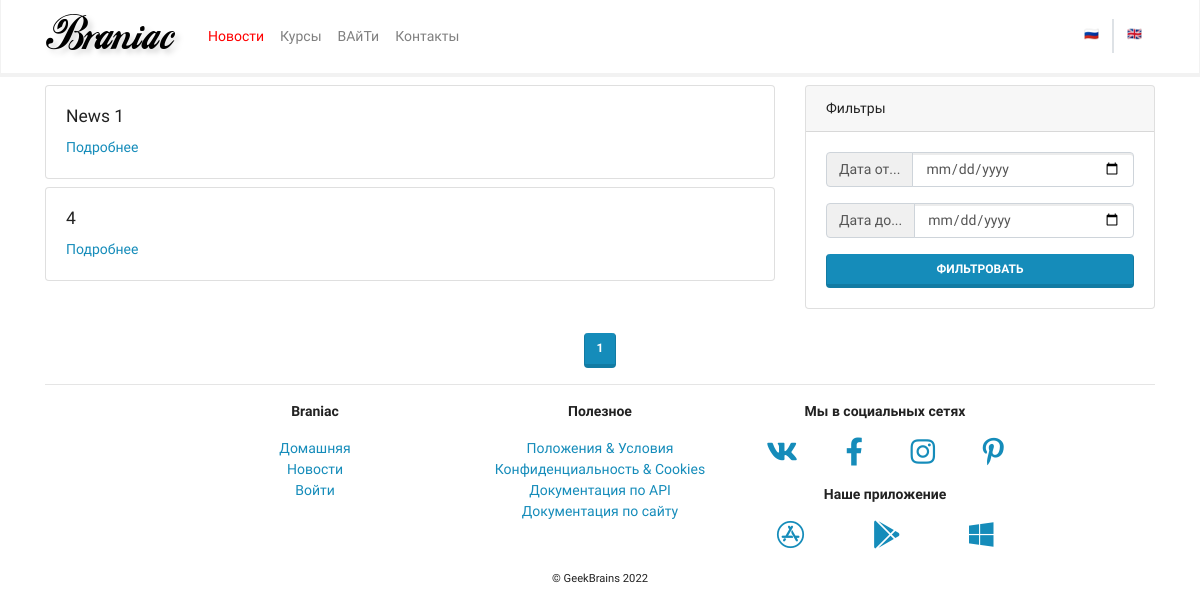
The page /news/ on the database as committed earlier.
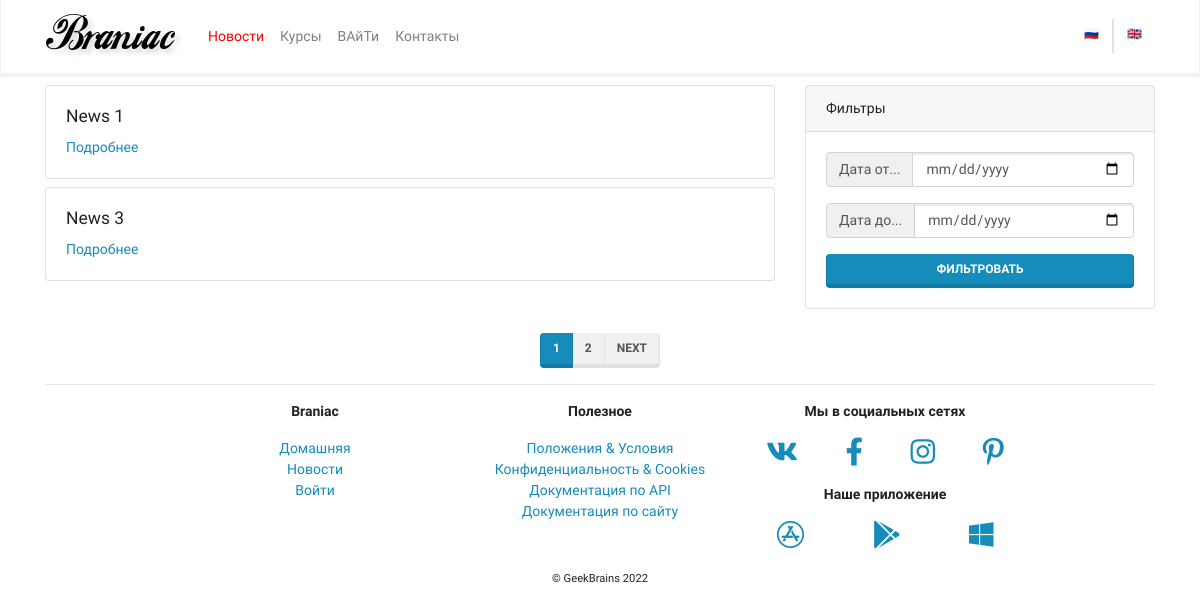
The same page on the database as committed later.
### mainapp/models.py (models this page shows, shortened)
class BaseModel(models.Model):
    created_at = models.DateField(auto_now_add=True, verbose_name='Создан')
    update_at = models.DateTimeField(auto_now=True, verbose_name='Обновлен')
    deleted = models.BooleanField(default=False, verbose_name='Удалено')
    class Meta:
        abstract = True
        ordering = ('-created_at')

class News(BaseModel):
    title = models.CharField(max_length=256, verbose_name='Заголовок')
    preamble = models.CharField(max_length=1024, verbose_name='Интро')
    body = models.TextField(verbose_name='Содержимое')
    body_as_markdown = models.BooleanField(default=False, verbose_name='Разметка в формате марк...')
    class Meta:
        verbose_name = _("News")
        verbose_name_plural = _("News")

### mainapp/views.py (the view)
# urls.py: path('news/', views.NewsListView.as_view(), name='news'),
class NewsListView(ListView):
    model = News
    paginate_by = 2
    def get_queryset(self):
        return super().get_queryset().filter(deleted=False)

### mainapp/context_processor.py (called while the page is built)
def my_context_processor(request):
    return {
        'foo': 'bar'
    }

### mainapp/templates/mainapp/news_list.html (shortened to what this page needs)
{% extends 'mainapp/base.html' %}
{% block content %}
<div class="row">
    <div class="col-lg-8">
        {% for item in object_list %}
        <div class="card my-2">
            <div class="card-body">
                <h5 class="card-title">{{ item.title }}</h5>
                <div class="row">
                    <div class="col">
                        <a href="{% url 'mainapp:news_detail' pk=item.pk %}"
                           class="card-link">Подробнее</a>
                    </div>
                </div>
            </div>
        </div>
        {% endfor %}
    </div>
    <div class="col-lg-4">
        <div class="card my-2 sticky-top">
            <div class="card-header">
                Фильтры
            </div>
            <div class="card-body">
                <form action="">
                    <div class="input-group mb-3">
                        <div class="input-group-prepend">
                            <span class="input-group-text" id="basic-addon1">Дата от...</span>
                        </div>
                        <input type="date" class="form-control" name="dateFrom">
                    </div>
                    <div class="input-group mb-3">
                        <div class="input-group-prepend">
                            <span class="input-group-text" id="basic-addon1">Дата до...</span>
                        </div>
                        <input type="date" class="form-control" name="dateTo">
                    </div>
                    <button type="submit"
                            class="btn btn-primary btn-block">Фильтровать
                    </button>
                </form>
            </div>
        </div>
    </div>
</div>
<div class="row justify-content-center align-items-center mt-3 mb-n3">
    <nav aria-label="Page navigation example">
        <ul class="pagination">
            {% for item in page_obj.paginator.page_range %}
            <li class="page-item
{% if item == page_obj.number %}active{% endif %}">
                <a class="page-link" href="?page={{ item }}">{{ item }}</a>
            </li>
            {% endfor %}
            {% if page_obj.has_next %}
            <li class="page-item"><a class="page-link"
                                     href="?page={{ page_obj.next_page_number }}">Next</a></li>
            {% endif %}
        </ul>
    </nav>
</div>
{% endblock content %}

Rows that differ between the two databases and show on the page:
no longer on this page (row unchanged): News: title "4"
now on this page (row edited): News: title "News 3"
Other text that changed with them:
new list line: "2"
text now shown: "NEXT"
